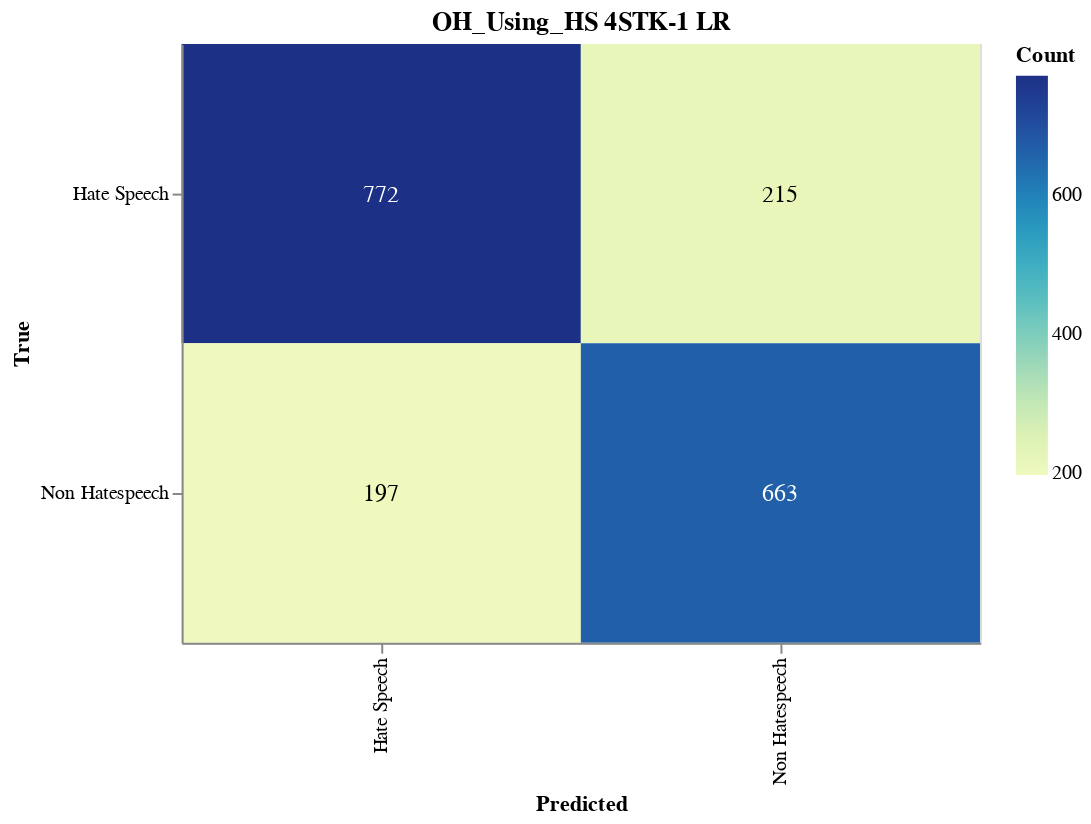

Notebook code for this chart:
### Markdown cell above
#### Save CM

### Code cell
import altair as alt
import altair_saver
import pandas as pd
from sklearn.metrics import confusion_matrix

# Calculate the confusion matrix
cm = confusion_matrix(y_val, adjusted_predictions)

# Define class names
class_names = ['Hate Speech', 'Non Hatespeech']

# Convert confusion matrix to DataFrame
cm_df = pd.DataFrame(cm, index=class_names, columns=class_names).reset_index().melt(id_vars='index')
cm_df.columns = ['True', 'Predicted', 'Count']

# Ensure the order of categories
cm_df['True'] = pd.Categorical(cm_df['True'], categories=class_names, ordered=True)
cm_df['Predicted'] = pd.Categorical(cm_df['Predicted'], categories=class_names, ordered=True)

# Create the Altair plot
heatmap = alt.Chart(cm_df).mark_rect().encode(
    x=alt.X('Predicted:O', sort=class_names),
    y=alt.Y('True:O', sort=class_names),
    color='Count:Q',
    tooltip=['True', 'Predicted', 'Count']
).properties(
    width=400,
    height=300,
    title='OH_Using_HS 4STK-1 LR'
)

# Add text labels
text = heatmap.mark_text(
    align='center',
    baseline='middle',
    fontSize=12
).encode(
    text='Count:Q',
    color=alt.condition(
        alt.datum.Count > cm.max() / 2,
        alt.value('white'),
        alt.value('black')
    )
)

# Combine heatmap and text
final_chart = heatmap + text

# Display the plot
final_chart.show()

### Figure 1 — Vega-Lite specification as saved in the notebook (floating-point values rounded to 4 significant figures)
{"config": {"view": {"continuousWidth": 300, "continuousHeight": 300}}, "layer": [{"mark": {"type": "rect"}, "encoding": {"color": {"field": "Count", "type": "quantitative"}, "tooltip": [{"field": "True", "type": "ordinal"}, {"field": "Predicted", "type": "ordinal"}, {"field": "Count", "type": "quantitative"}], "x": {"field": "Predicted", "sort": ["Hate Speech", "Non Hatespeech"], "type": "ordinal"}, "y": {"field": "True", "sort": ["Hate Speech", "Non Hatespeech"], "type": "ordinal"}}, "title": "OH_Using_HS 4STK-1 LR"}, {"mark": {"type": "text", "align": "center", "baseline": "middle", "fontSize": 12}, "encoding": {"color": {"condition": {"test": "(datum.Count > 386.0)", "value": "white"}, "value": "black"}, "text": {"field": "Count", "type": "quantitative"}, "tooltip": [{"field": "True", "type": "ordinal"}, {"field": "Predicted", "type": "ordinal"}, {"field": "Count", "type": "quantitative"}], "x": {"field": "Predicted", "sort": ["Hate Speech", "Non Hatespeech"], "type": "ordinal"}, "y": {"field": "True", "sort": ["Hate Speech", "Non Hatespeech"], "type": "ordinal"}}, "title": "OH_Using_HS 4STK-1 LR"}], "data": {"name": "data-f9918ca27dce0291abb3eab7368e2e44"}, "height": 300, "width": 400, "$schema": "https://vega.github.io/schema/vega-lite/v5.17.0.json", "datasets": {"data-f9918ca27dce0291abb3eab7368e2e44": [{"True": "Hate Speech", "Predicted": "Hate Speech", "Count": 772}, {"True": "Non Hatespeech", "Predicted": "Hate Speech", "Count": 197}, {"True": "Hate Speech", "Predicted": "Non Hatespeech", "Count": 215}, {"True": "Non Hatespeech", "Predicted": "Non Hatespeech", "Count": 663}]}}
